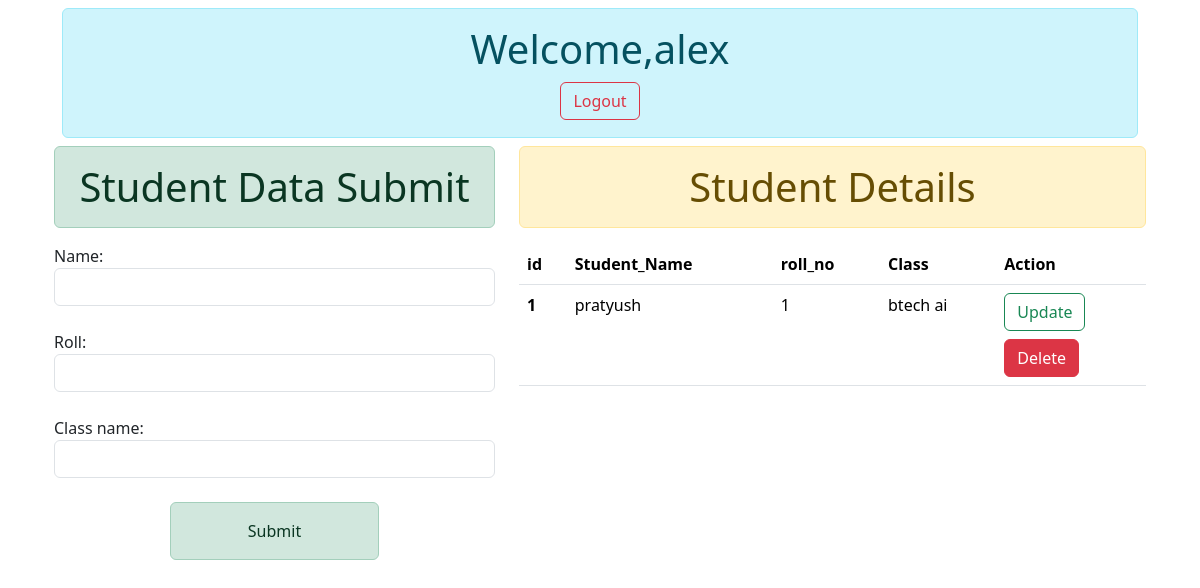
Page /school/dashboard/ (signed in) on the earlier database version.
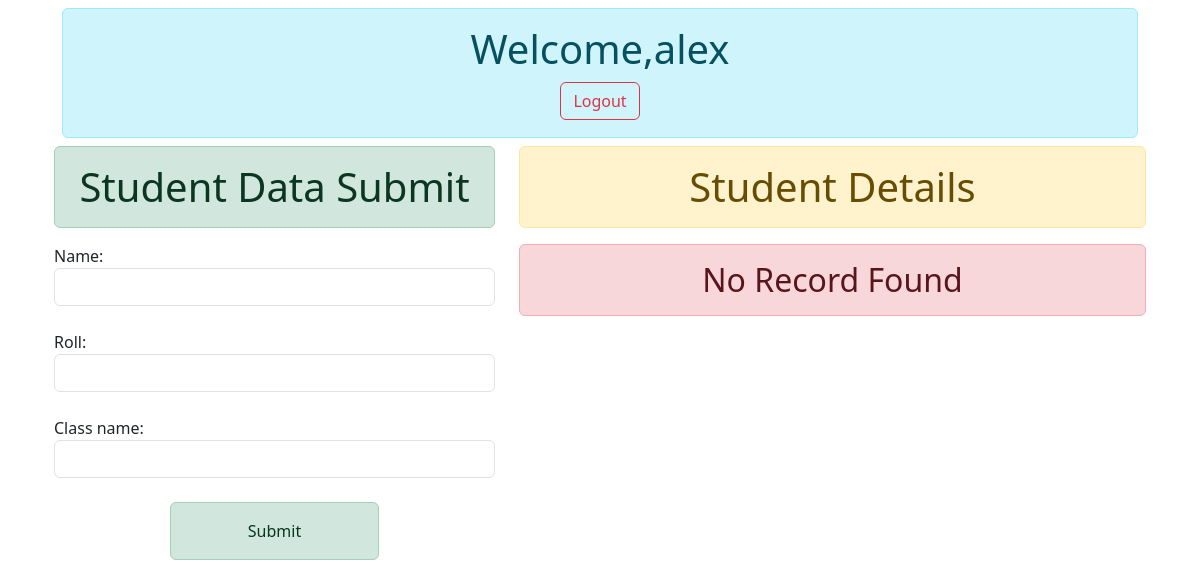
Same page on the later database version.
### mainapp/models.py (models this page shows)
class User(AbstractUser):
    address=models.CharField(max_length=100,verbose_name="address line1")
    mobile_no=models.IntegerField(null=True,verbose_name="pnone no")
    gender=models.CharField(max_length=2,choices=GENDER_CHOICES)

class Student(models.Model):
    name=models.CharField(max_length=50)
    roll=models.IntegerField(null=True)
    class_name=models.CharField(max_length=50)

### schoolapp/views.py (the view)
# urls.py: path('dashboard/',views.dashboard),
@login_required
def dashboard(request):
    if request.method=="POST":
        fm=studentform(request.POST)
        if fm.is_valid():
            fm.save()
            return HttpResponseRedirect("/school/dashboard/")
    fm=studentform()
    data=Student.objects.all()
    return render(request,"dashboard.html",{"form":fm,"data":data})

### mainapp/forms.py
class studentform(forms.ModelForm):
    class Meta:
        model=Student
        fields="__all__"
        widgets={
            "name":forms.TextInput(attrs={"class": "form-control"}),
            "roll":forms.NumberInput(attrs={"class": "form-control"}),
            "class_name":forms.TextInput(attrs={"class": "form-control"})
        }

### mainapp/templates/dashboard.html (shortened to what this page needs)
{%extends "index.html"%}
{%block body%}
<div class="container">
    <div class="container">
        <h1 class="text-center alert alert-info m-2">Welcome,{{request.user.username}}
            <div class="container text-center">
            <a href="/logout" class="btn btn-outline-danger">Logout</a>
            </div>
        </h1>
    </div>
    <div class="container ">
        <div class="row">
            <div class="col-sm-5">
             <h1 class="alert alert-success text-center">Student Data Submit</h1>
             <form action="" method="post">
              {%for i in form%}
              {{i.label_tag}} {{i}}<br> {{i.errors}}
              {%endfor%}
              <div class="container text-center">
                  <button class="alert alert-success" style="width: 50%;">Submit</button>
              </div>
             </form>
            </div>
            <div class="col">
              <h1 class="alert alert-warning text-center">Student Details</h1>
              {%if data%}
              <table class="table table-hover mt-2">
                <thead>
                  <tr>
                    <th scope="col">id</th>
                    <th scope="col">Student_Name</th>
                    <th scope="col">roll_no</th>
                    <th scope="col">Class</th>
                    <th scope="col">Action</th>
                  </tr>
                </thead>
                <tbody>
                  {%for i in data%}
                  <tr>
                    <th scope="row">{{i.id}}</th>
                    <td>{{i.name}}</td>
                    <td>{{i.roll}}</td>
                    <td>{{i.class_name}}</td>
                    <td>
                        <a href="{% url 'update' i.id %}" class="btn btn-outline-success">Update</a>
                        <form action="{% url 'delete' i.id %}" method="post">
                          <input type="submit" value="Delete" class="btn btn-danger mt-2">
                      </form>
                    </td>
                  </tr>
                  {%endfor%}
                </tbody>
              </table>
              {%else%}
              <h2 class="alert alert-danger text-center">No Record Found</h2>
              {%endif%}
            </div>
          </div>
    </div>
</div>
{%endblock body%}

### mainapp/templates/index.html (shortened to what this page needs)
<!DOCTYPE html>
<html lang="en">
<head>
    <link href="https://cdn.jsdelivr.net/npm/bootstrap@5.3.3/dist/css/bootstrap.min.css" rel="stylesheet">
</head>
<body>
    {%block body%}{%endblock body%}
</body>
</html>

Differences in the rows shown:
removed Student: id "1", name "pratyush", roll "1", class_name "btech ai"
Other differences:
text no longer shown: "id Student_Name roll_no Class Action"
text now shown: "No Record Found"
